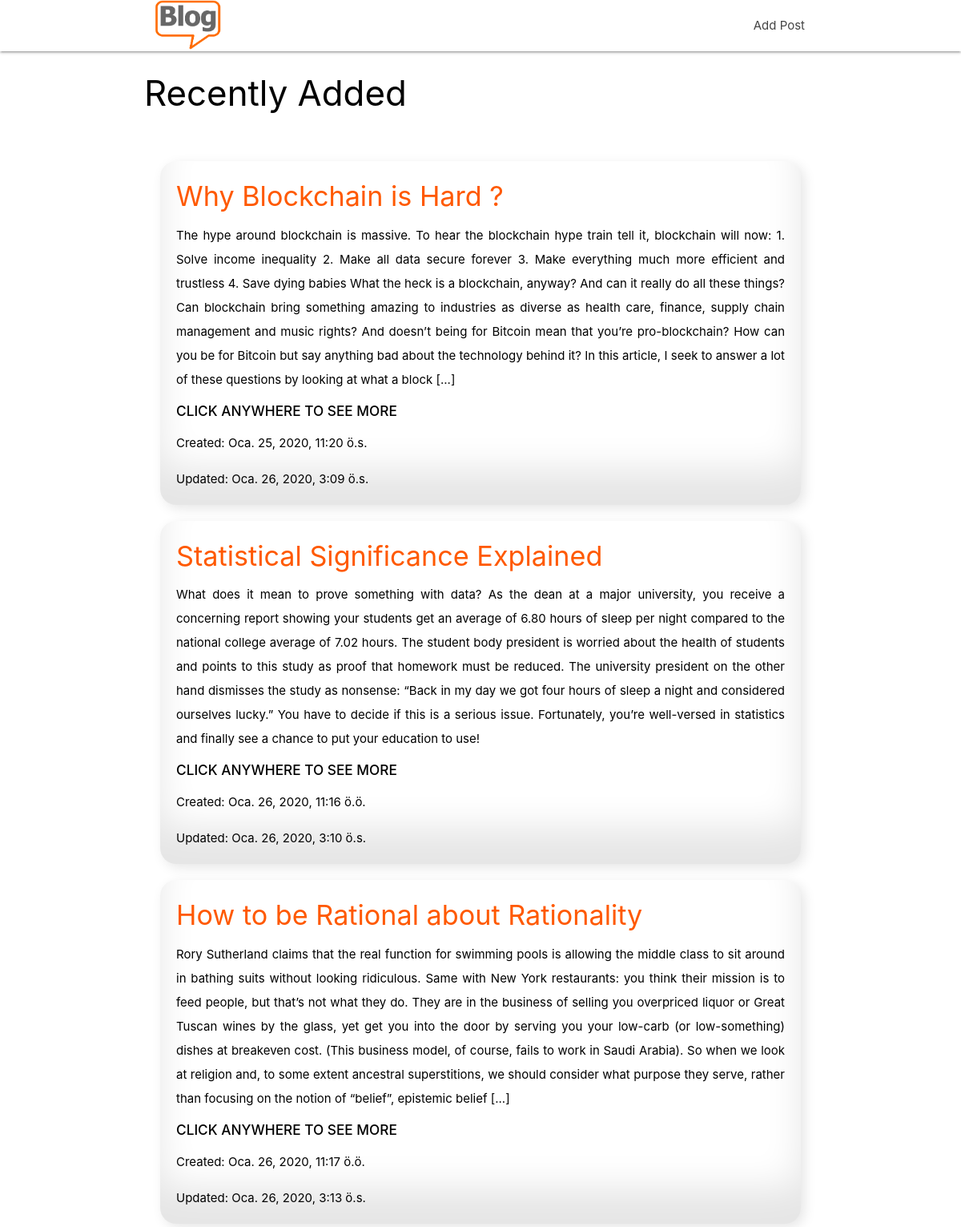
Page /homepage/ on the committed database.
### article/models.py (models this page shows, shortened)
class Post(models.Model):
  header = models.CharField(max_length=50)#CharField = small str file
  content = models.TextField(max_length=3000)#TextField = large str file
  draft = models.BooleanField(default=False)
  created = models.DateTimeField(auto_now_add=True)#auto_now_add = time(Post has been added)
  updated = models.DateTimeField(auto_now=True)#auto_now = time(Post's last update)
  image = models.ImageField(blank=True)#not obligatory to add (blank = True)
  liked = models.PositiveSmallIntegerField(default=0)
  owner = models.ForeignKey(to=User, on_delete=models.CASCADE, related_name='articles')

### article/views.py (the view)
# urls.py: path('homepage/', homepage, name='anasayfa'),
def homepage(request):
  queryset = []
  for post in Post.objects.all():
    post.content = post.content[:700]
    queryset.append(post)
  return render(request, 'article/index.html', {'posts' : queryset})

### article/templates/article/index.html (shortened to what this page needs)
{% load static %}
<!DOCTYPE html>
<html lang="en">
<head>
  <link href="{% static 'css/materialize.css' %}" type="text/css" rel="stylesheet" media="screen,projection"/>
  <link href="{% static 'css/style.css' %}" type="text/css" rel="stylesheet" media="screen,projection"/>
</head>
<body>
  <nav class="white" role="navigation">
    <div class="nav-wrapper container">
     <a href="../homepage"><img id="logo-container" class="brand-logo" src="{% static 'img/blog.png' %}" style="width: 110px;"></img></a>
      <ul class="right hide-on-med-and-down">
        <li><a href="../create/post">Add Post</a></li>
      </ul>
    </div>
  </nav>
  <div class="container">
    <h3 class="black-text">Recently Added</h3><br>
   {% for post in posts %}
    {% if post.draft %}
      <p></p>
    {% else %}
      <a href="../post/{{post.id}}" style="color: black;"><div style="box-shadow:
             inset 0 -3em 3em rgba(0, 0, 0, 0.1),
             0.3em 0.3em 1em rgba(0, 0, 0, 0.1);
             padding-right: 20px;
             padding-left: 20px;
             padding-top: 2px;
             padding-bottom: 2px;
             margin: 20px;
             border-radius: 20px;">
       <h4 style="color: #FF5900">{{post.header}}</h4>
         <p style="text-justify: inter-word; text-align: justify;">{{post.content}}
           {% if post.content|length > 699 %}
           [...]
           {% endif %}
         </p>
         <h6><strong>CLICK ANYWHERE TO SEE MORE</strong></h6>
       <p>Created: {{post.created}}</p>
       <p>Updated: {{post.updated}}</p>
      </div></a>
      {% endif %}
    {% endfor %}
  </div>
  </body>
</html>

### article/static/css/style.css (style rules this page uses)
nav ul a, nav .brand-logo { color: #444; }
p { line-height: 2rem; }

### rows in the picture
Post: header "Why Blockchain is Hard ?", content "The hype around blockchain is massive. To hear the blockchain hype train tell it, blockchain will now: 1. Solve income inequality 2. Make all data secure forever 3. Make everything much more efficient and trustless 4. Save dying babies What the heck is a blockchain, anyway? And can it really do all these things? Can blockchain bring something amazing to industries as diverse as health care, finance, supply chain management and music rights? And doesn’t being for Bitcoin mean that you’re pro-blockchain? How can you be for Bitcoin but say anything bad about the technology behind it? In this article, I seek to answer a lot of these questions by looking at what a block", created "Oca. 25, 2020, 11:20 ö.s.", updated "Oca. 26, 2020, 3:09 ö.s."
Post: header "Statistical Significance Explained", content "What does it mean to prove something with data? As the dean at a major university, you receive a concerning report showing your students get an average of 6.80 hours of sleep per night compared to the national college average of 7.02 hours. The student body president is worried about the health of students and points to this study as proof that homework must be reduced. The university president on the other hand dismisses the study as nonsense: “Back in my day we got four hours of sleep a night and considered ourselves lucky.” You have to decide if this is a serious issue. Fortunately, you’re well-versed in statistics and finally see a chance to put your education to use!", created "Oca. 26, 2020, 11:16 ö.ö.", updated "Oca. 26, 2020, 3:10 ö.s."
Post: header "How to be Rational about Rationality", content "Rory Sutherland claims that the real function for swimming pools is allowing the middle class to sit around in bathing suits without looking ridiculous. Same with New York restaurants: you think their mission is to feed people, but that’s not what they do. They are in the business of selling you overpriced liquor or Great Tuscan wines by the glass, yet get you into the door by serving you your low-carb (or low-something) dishes at breakeven cost. (This business model, of course, fails to work in Saudi Arabia). So when we look at religion and, to some extent ancestral superstitions, we should consider what purpose they serve, rather than focusing on the notion of “belief”, epistemic belief", created "Oca. 26, 2020, 11:17 ö.ö.", updated "Oca. 26, 2020, 3:13 ö.s."
